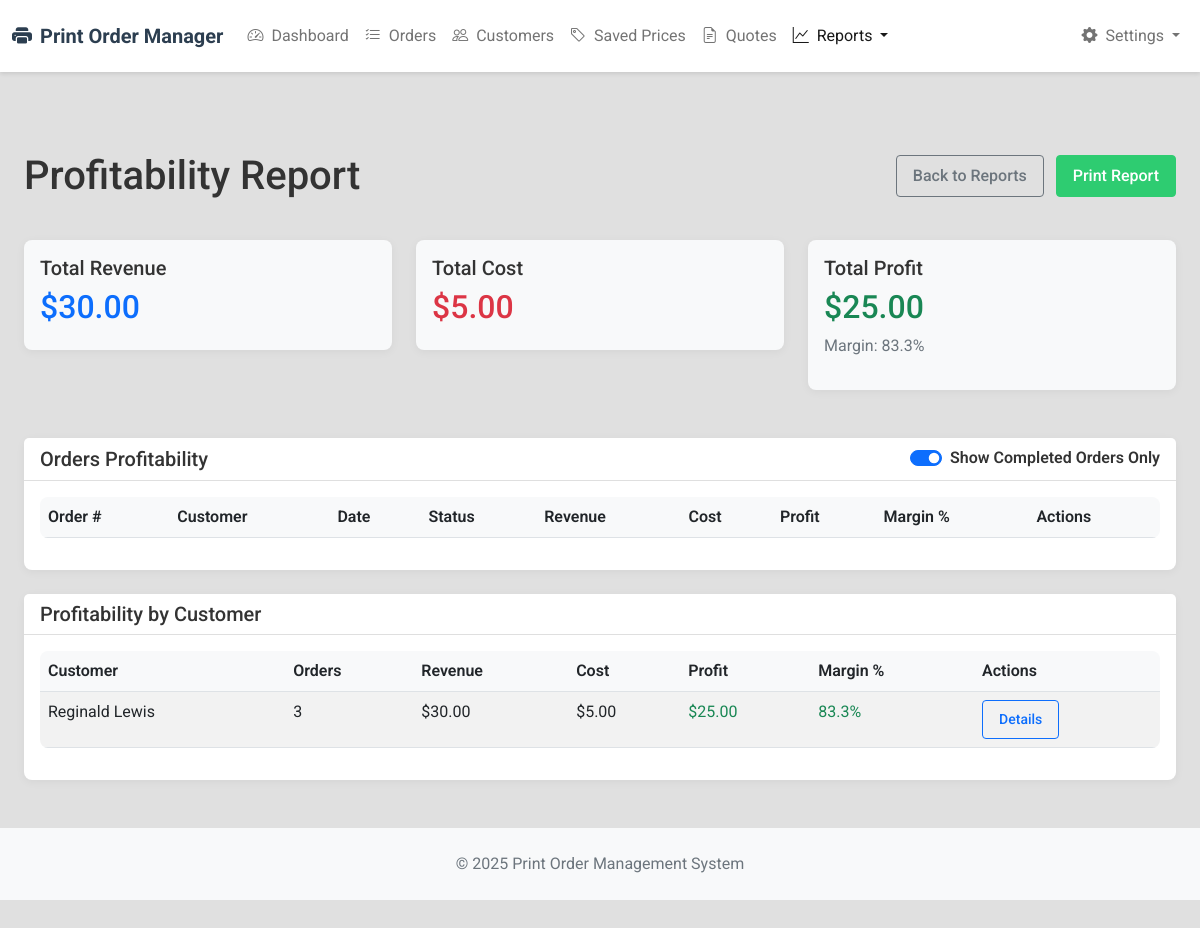
The page /reports/profitability on the database as committed earlier.
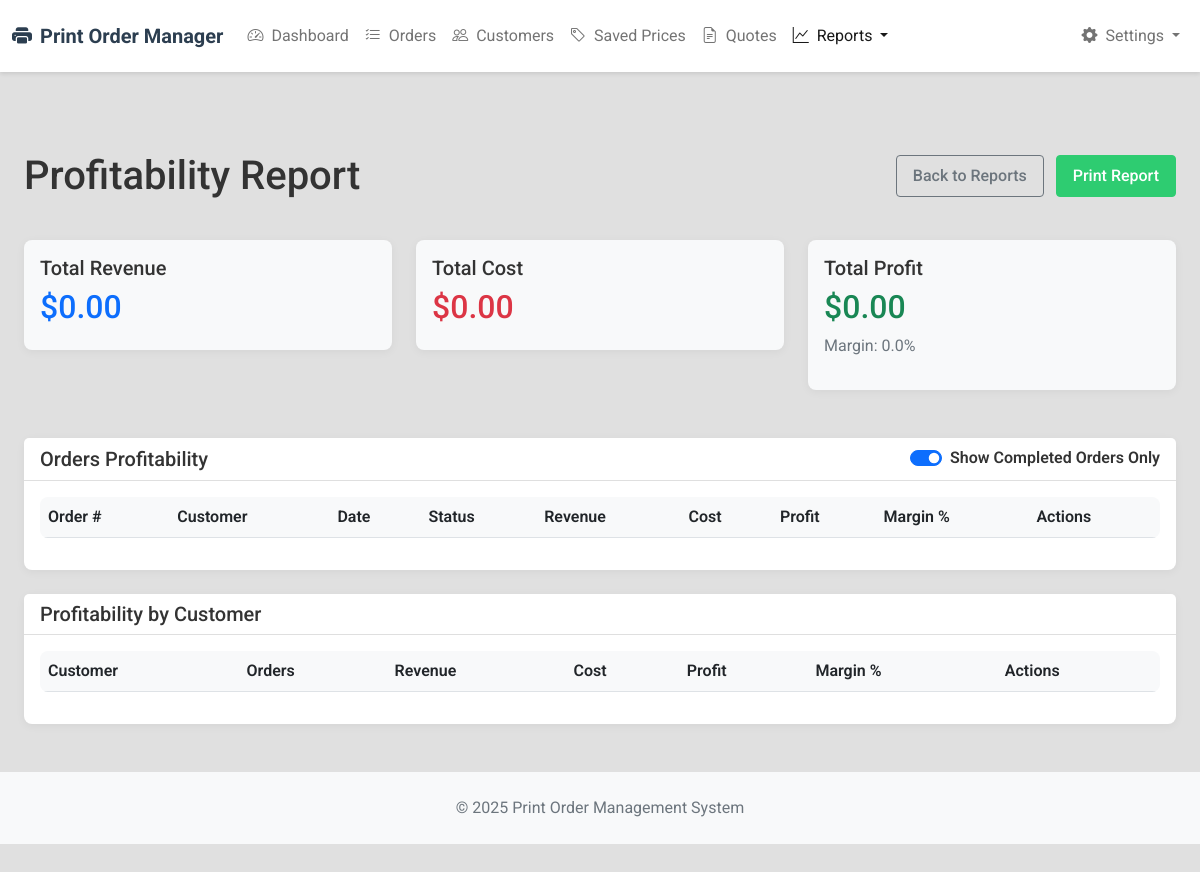
The same page on the database as committed later.
### models.py (models this page shows, shortened)
class Customer(db.Model):
    id = db.Column(db.Integer, primary_key=True)
    name = db.Column(db.String(100), nullable=False)
    email = db.Column(db.String(120), nullable=False)
    phone = db.Column(db.String(20))
    company = db.Column(db.String(100))
    address = db.Column(db.Text)
    notes = db.Column(db.Text)
    created_at = db.Column(db.DateTime, default=datetime.utcnow)
    orders = db.relationship('Order', backref='customer', lazy=True)

### routes.py (the view)
@app.route('/reports/profitability')
@login_required
def reports_profitability():
    orders = Order.query.all()
    order_costs = {}
    total_revenue = 0
    total_cost = 0
    for order in orders:
        order_cost = 0
        for item in order.items:
            for material in item.materials:
                if material.saved_price and material.saved_price.cost_price:
                    material_cost = material.saved_price.cost_price * material.quantity
                    order_cost += material_cost
        order_costs[order.id] = order_cost
        total_revenue += order.total_price
        total_cost += order_cost
    total_profit = total_revenue - total_cost
    profit_margin = (total_profit / total_revenue * 100) if total_revenue > 0 else 0
    customer_profitability = {}
    for order in orders:
        customer_id = order.customer_id
        customer_name = order.customer.name
        if customer_id not in customer_profitability:
            customer_profitability[customer_id] = {
                'name': customer_name,
                'order_count': 0,
                'revenue': 0,
                'cost': 0,
                'profit': 0,
                'margin': 0
            }
        customer_profitability[customer_id]['order_count'] += 1
        customer_profitability[customer_id]['revenue'] += order.total_price
        customer_profitability[customer_id]['cost'] += order_costs[order.id]
    for customer_id, data in customer_profitability.items():
        data['profit'] = data['revenue'] - data['cost']
        data['margin'] = (data['profit'] / data['revenue'] * 100) if data['revenue'] > 0 else 0
    return render_template('reports/profitability.html',
                           orders=orders,
                           order_costs=order_costs,
                           total_revenue=total_revenue,
                           total_cost=total_cost,
                           total_profit=total_profit,
                           profit_margin=profit_margin,
                           customer_profitability=customer_profitability)

### routes.py (called while the page is built, shortened)
def login_required(f):
    @functools.wraps(f)
    def decorated_function(*args, **kwargs):
        return f(*args, **kwargs)
    return decorated_function

@app.before_request
def get_default_user():
    g.user = User.query.filter_by(role='admin').first()

### templates/reports/profitability.html (shortened to what the changed rows need)
{% extends 'layout.html' %}
{% block content %}
<div class="container-fluid">
    <div class="d-flex justify-content-between align-items-center mb-3">
        <h1 class="my-4">Profitability Report</h1>
    </div>
    <div class="row mb-4">
        <div class="col-md-4">
            <div class="card bg-light">
                <div class="card-body">
                    <h5 class="card-title">Total Revenue</h5>
                    <h2 class="text-primary">${{ "%.2f"|format(total_revenue) }}</h2>
                </div>
            </div>
        </div>
        <div class="col-md-4">
            <div class="card bg-light">
                <div class="card-body">
                    <h5 class="card-title">Total Cost</h5>
                    <h2 class="text-danger">${{ "%.2f"|format(total_cost) }}</h2>
                </div>
            </div>
        </div>
        <div class="col-md-4">
            <div class="card bg-light">
                <div class="card-body">
                    <h5 class="card-title">Total Profit</h5>
                    <h2 class="text-success">${{ "%.2f"|format(total_profit) }}</h2>
                    <p class="text-muted">Margin: {{ "%.1f"|format(profit_margin) }}%</p>
                </div>
            </div>
        </div>
    </div>
    <div class="card mb-4">
        <div class="card-body">
            <div class="table-responsive">
                <table class="table table-striped table-hover" id="orderProfitabilityTable">
                    <thead>
                        <tr>
                            <th>Order #</th>
                            <th>Customer</th>
                            <th>Date</th>
                            <th>Status</th>
                            <th>Revenue</th>
                            <th>Cost</th>
                            <th>Profit</th>
                            <th>Margin %</th>
                            <th>Actions</th>
                        </tr>
                    </thead>
                </table>
            </div>
        </div>
    </div>
    <div class="card mb-4">
        <div class="card-body">
            <div class="table-responsive">
                <table class="table table-striped">
                    <thead>
                        <tr>
                            <th>Customer</th>
                            <th>Orders</th>
                            <th>Revenue</th>
                            <th>Cost</th>
                            <th>Profit</th>
                            <th>Margin %</th>
                            <th>Actions</th>
                        </tr>
                    </thead>
                    <tbody>
                        {% for customer_id, data in customer_profitability.items() %}
                        <tr>
                            <td>{{ data.name }}</td>
                            <td>{{ data.order_count }}</td>
                            <td>${{ "%.2f"|format(data.revenue) }}</td>
                            <td>${{ "%.2f"|format(data.cost) }}</td>
                            <td>
                                <span class="{% if data.profit > 0 %}text-success{% else %}text-danger{% endif %}">
                                    ${{ "%.2f"|format(data.profit) }}
                                </span>
                            </td>
                            <td>
                                {% if data.revenue > 0 %}
                                <span class="{% if data.margin > 0 %}text-success{% else %}text-danger{% endif %}">
                                    {{ "%.1f"|format(data.margin) }}%
                                </span>
                                {% else %}
                                <span class="text-muted">N/A</span>
                                {% endif %}
                            </td>
                            <td>
                                <a href="{{ url_for('reports_customer', customer_id=customer_id) }}" class="btn btn-sm btn-outline-primary">Details</a>
                            </td>
                        </tr>
                        {% endfor %}
                    </tbody>
                </table>
            </div>
        </div>
    </div>
</div>
{% endblock %}

Rows that differ between the two databases and show on the page:
removed Customer: name "Reginald Lewis"
Other text that changed with them:
{{ "%.2f"|format(total_revenue) }}: "30.00" → "0.00"
{{ "%.2f"|format(total_cost) }}: "5.00" → "0.00"
{{ "%.2f"|format(total_profit) }}: "25.00" → "0.00"
{{ "%.1f"|format(profit_margin) }}: "83.3" → "0.0"
list line gone: "3 $ 30.00 $ 5.00 $ 25.00 83.3 % Details"
